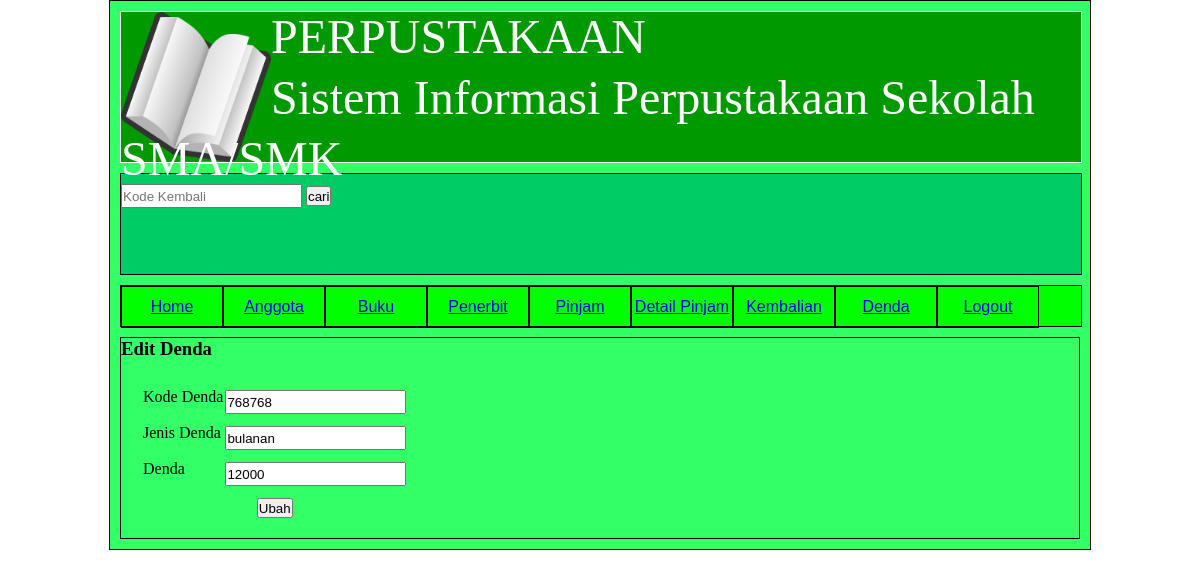
/editdenda.php?kd=768768, run on the app's committed database.
### tables this page shows
CREATE TABLE IF NOT EXISTS `denda` (
  `Kddenda` int(6) NOT NULL,
  `Jns_denda` varchar(20) NOT NULL,
  `Denda` varchar(20) NOT NULL,
  PRIMARY KEY (`Kddenda`)
);

### editdenda.php (the view, shortened to what this page needs)
<!DOCTYPE html>
<html>
<head>
	<link rel="stylesheet" type="text/css" href="desain.css">
</head>
<body>
<div class="wrapper">
	<div class="header">
	<div class="gambar1"><img src="gambar/Sistem_Informasi_Perpustakaan_Online.png" width="150" height="150"></div>
	<font size="70">PERPUSTAKAAN</font><br>
    <font size="30">Sistem Informasi Perpustakaan Sekolah SMA/SMK</font>
	</div>
    <div class="cari">
<form method="post" action="">
	<input type="text" name="nl" placeholder="Kode Kembali" class="tet">
	<input type="submit" name="cari" value="cari" class="btn"><br>
</form>
</div>
<div class="menu">
	<ul>
		<li><a href="home.php">Home</a></li>
		<li><a href="anggota.php">Anggota</a></li>
		<li><a href="buku.php">Buku</a></li>
		<li><a href="penerbit.php">Penerbit</a></li>
		<li><a href="pinjam.php">Pinjam</a></li>
		<li><a href="detail.php">Detail Pinjam</a></li>
		<li><a href="kembalian.php">Kembalian</a></li>
		<li><a href="denda.php">Denda</a></li>
		<li><a href="login.php">Logout</a></li>
	</ul>
	</div>
	<div class="content"> <h3>Edit Denda</h3> <br>
	<form method="post" action="">
	<?php
$kode=$_GET['kd'];
$edit=mysql_query("SELECT*FROM Denda WHERE Kddenda='$kode'");
$data=mysql_fetch_array($edit);
	echo"<table>
	<tr>
		<td>Kode Denda</td>  <td><input type='text' name='a' class='ip' value='".$data['Kddenda']. "'><br></td></tr>
        <tr><td>Jenis Denda</td> <td><input type='text' name='b' class='ip' value='".$data['Jns_denda']. "'><br></td></tr>
		<tr><td>Denda</td> <td><input type='text' name='c' class='ip' value='".$data['Denda']. "'><br></td></tr>
		<tr><td colspan='2'><center><input type='submit' name='update' value='Ubah' class='kr'></center><br></td></tr>
	</table>"?>
</form>
	 </div>
	 </div>
	 </body>
</html>

### desain.css (style rules this page uses)
* { margin:0%; padding: 0%; }
.wrapper { width: 80%; margin:0px auto; height: auto; border:1px solid; padding: 10px; background:#33FF66; }
.header { width: 100%; height: 150px; border:1px solid; margin-bottom: 10px; text-align: left; font-size:; background:#009900; color:white; line-height: 50px; }
.cari { width: 100%; height: 100px; border:1px solid; margin-bottom: 10px; background:#00CC66; }
.menu { width: 100%; height: 40px; border:1px solid; background:#00FF00; font-family:Arial, Helvetica, sans-serif; margin-bottom: 10px; }
.menu ul li { list-style: none; width: 100px; height: 40px; border:1px solid; float: left; text-align: center; line-height: 40px; color:; }
.content { height: auto; width: auto; border:1px solid; }
.gambar1 { float: left; height:100px; width:150px; }
input { height: 20px; margin-top: 10px; }
table { margin-left: 20px; }

### data on the page
denda: a "768768", b "bulanan", c "12000"
